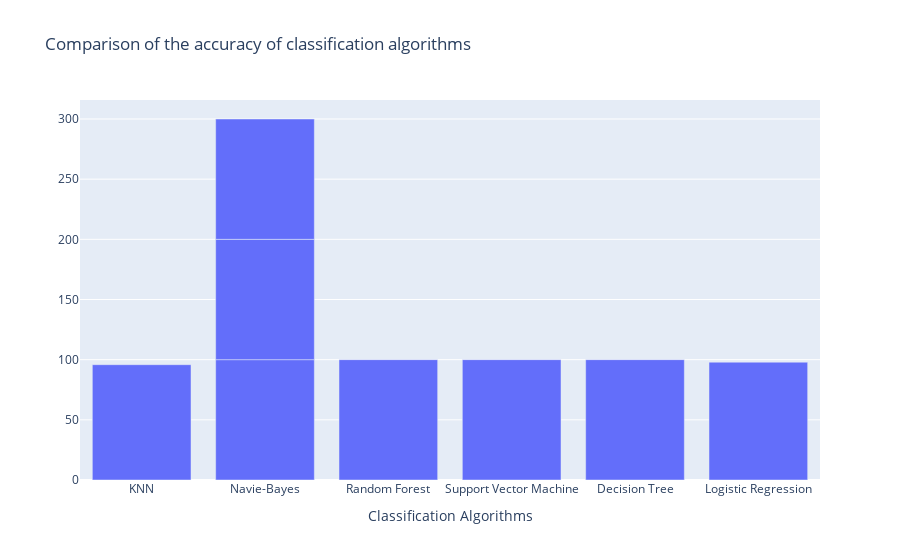

The notebook cell this image was saved under:
### Code cell
#Decision Tree 
from sklearn.tree import DecisionTreeClassifier
dt=DecisionTreeClassifier()
dt.fit(x_train,y_train)
print("Decision Tree accuracy:",dt.score(x_test,y_test)*100)
score.append(dt.score(x_test,y_test)*100)
algorithms.append("Decision Tree")

#Confusion Matrix
from sklearn.metrics import confusion_matrix
y_pred=dt.predict(x_test)
y_true=y_test
cm=confusion_matrix(y_true,y_pred)

#Confusion Matrix on Heatmap
f,ax=plt.subplots(figsize=(5,5))
sns.heatmap(cm,annot=True,linewidths=0.5,linecolor="red",fmt=".0f",ax=ax)
plt.xlabel("y_pred")
plt.ylabel("y_true")
plt.title("Decision Tree Confusion Matrix")
plt.show()

#Logistic Regression
from sklearn.linear_model import LogisticRegression
lr = LogisticRegression()
lr.fit(x_train,y_train)
score.append(lr.score(x_test,y_test)*100)
algorithms.append("Logistic Regression")
print("test accuracy {}".format(lr.score(x_test,y_test)))
#Confusion Matrix
from sklearn.metrics import confusion_matrix
y_pred=lr.predict(x_test)
y_true=y_test
cm=confusion_matrix(y_true,y_pred)
#Confusion Matrix on Heatmap
f,ax=plt.subplots(figsize=(5,5))
sns.heatmap(cm,annot=True,linewidths=0.5,linecolor="red",fmt=".0f",ax=ax)
plt.xlabel("y_pred")
plt.ylabel("y_true")
plt.title("Logistic Regression Confusion Matrix")
plt.show()

trace1 = {
  'x': algorithms,
  'y': score,
  'name': 'score',
  'type': 'bar'
}
data = [trace1];
layout = {
  'xaxis': {'title': 'Classification Algorithms'},
  'title': 'Comparison of the accuracy of classification algorithms'
};
fig = go.Figure(data = data, layout = layout)
iplot(fig)

### Figure 1 — Plotly figure (JSON) as saved in the notebook; plotly's stock layout.template omitted (floating-point values rounded to 4 significant figures)
{"data": [{"y": [95.83, 100, 100, 100, 100, 100, 100, 97.92], "x": ["KNN", "Navie-Bayes", "Navie-Bayes", "Navie-Bayes", "Random Forest", "Support Vector Machine", "Decision Tree", "Logistic Regression"], "type": "bar", "name": "score"}], "layout": {"xaxis": {"title": {"text": "Classification Algorithms"}}, "title": {"text": "Comparison of the accuracy of classification algorithms"}}}
